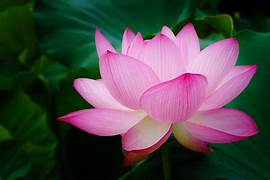
#> input picture flower.jpg, 270 x 180 px, found by its file name
$ python thresholding.py
#> lines starting #> are read from the running program, lines starting #| are printed output that depends on the picture; after the words box and inside, x2 and y2 are one past the last pixel; in counts of white or black regions, pixels touching at a corner belong together
# color-> gray
import cv2
img=cv2.imread('flower.jpg',cv2.IMREAD_GRAYSCALE)
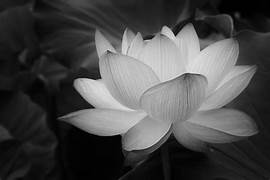
#> img: shape (180, 270); min 0, max 236, mean 72.2
ret,thresh_img=cv2.threshold(img,50,255,cv2.THRESH_BINARY)
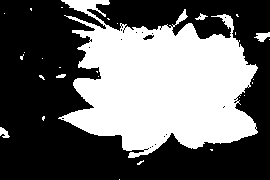
#> thresh_img: shape (180, 270); 40.5% white; 28 white regions (23 under 20 px), largest, box (x1, y1, x2, y2) and area: (58, 0, 258, 158) 19356, (254, 32, 270, 42) 94, (0, 127, 10, 138) 66, (195, 13, 208, 20) 42, (56, 74, 66, 78) 30
cv2.imshow("Before thresholding",img)
cv2.imshow("After thresholding",thresh_img)
cv2.waitKey(0)
cv2.destroyAllWindows()

"""
40-0(black)
50-255(whitw)
>255 (white)
"""
